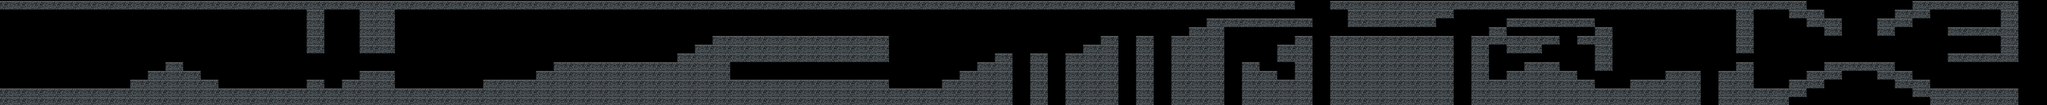

The image is a tile-based game level rendered from a .tmx file. Its description and complete source (layers, tilesets, objects, tile grids) follow:
An orthogonal 116x12 tile map with 200x100 px tiles, 1 tile layer (Слой тайлов 1), 2 tilesets.

<map version="1.5" tiledversion="1.7.2" orientation="orthogonal" renderorder="right-down" width="116" height="12" tilewidth="200" tileheight="100" infinite="0" nextlayerid="2" nextobjectid="1">
 <tileset firstgid="1" source="platform.tsx" />
 <tileset firstgid="2" source="platform_right.tsx" />
 <layer id="1" name="Слой тайлов 1" width="116" height="12" offsetx="-324" offsety="12">
  <data encoding="csv">
1,1,1,1,1,1,1,1,1,1,1,1,1,1,1,1,1,1,1,1,1,1,1,1,1,1,1,1,1,1,1,1,1,1,1,1,1,1,1,1,1,1,1,1,1,1,1,1,1,1,1,1,1,1,1,1,1,1,1,1,1,1,1,1,1,1,1,1,1,1,1,1,1,1,1,0,0,1,1,1,1,1,1,1,1,1,1,1,1,1,1,1,1,1,1,1,1,1,1,1,1,1,1,1,0,0,0,0,0,0,1,1,1,1,1,1,
1,0,0,0,0,0,0,0,0,0,0,0,0,0,0,0,0,0,0,1,0,0,1,1,0,0,0,0,0,0,0,0,0,0,0,0,0,0,0,0,0,0,0,0,0,0,0,0,0,0,0,0,0,0,0,0,0,0,0,0,0,0,0,0,0,0,0,0,0,0,0,0,0,0,0,0,0,0,1,1,1,1,1,1,0,0,0,0,0,0,0,0,0,0,0,0,0,0,0,0,1,0,0,1,1,0,0,0,0,1,1,0,0,0,0,1,
1,0,0,0,0,0,0,0,0,0,0,0,0,0,0,0,0,0,0,1,0,0,1,1,0,0,0,0,0,0,0,0,0,0,0,0,0,0,0,0,0,0,0,0,0,0,0,0,0,0,0,0,0,0,0,0,0,0,0,0,0,0,0,0,0,0,0,0,0,0,1,1,1,1,1,1,0,0,1,1,1,1,1,0,0,0,0,1,1,1,1,1,0,0,0,0,0,0,0,0,1,0,0,0,1,1,0,0,1,1,0,0,0,0,0,1,
1,0,0,0,0,0,0,0,0,0,0,0,0,0,0,0,0,0,0,1,0,0,1,1,0,0,0,0,0,0,0,0,0,0,0,0,0,0,0,0,0,0,0,0,0,0,0,0,0,0,0,0,0,0,0,0,0,0,0,0,0,0,0,0,0,0,0,0,0,1,1,0,0,0,0,0,0,0,0,0,0,0,0,0,0,0,1,0,0,0,0,0,1,0,0,0,0,0,0,0,1,0,0,0,0,1,0,0,1,0,0,0,1,1,1,1,
1,0,0,0,0,0,0,0,0,0,0,0,0,0,0,0,0,0,0,1,0,0,1,1,0,0,0,0,0,0,0,0,0,0,0,0,0,0,0,0,0,0,1,1,1,1,1,1,1,1,1,1,0,0,0,0,0,0,0,0,0,0,0,0,1,0,1,0,1,1,1,0,0,0,0,1,0,1,1,1,1,1,1,1,0,1,1,1,1,1,0,1,1,0,0,0,0,0,0,0,1,0,0,0,0,0,0,0,0,0,0,0,0,0,0,1,
1,0,0,0,0,0,0,0,0,0,0,0,0,0,0,0,0,0,0,1,0,0,1,1,0,0,0,0,0,0,0,0,0,0,0,0,0,0,0,0,0,1,1,1,1,1,1,1,1,1,1,1,0,0,0,0,0,0,0,0,0,0,0,1,1,0,1,0,1,1,1,0,0,0,1,1,0,1,1,1,1,1,1,1,0,1,0,1,1,0,0,0,1,0,0,0,0,0,0,0,1,0,0,0,0,0,0,0,0,0,0,0,0,0,0,1,
1,0,0,0,0,0,0,0,0,0,0,0,0,0,0,0,0,0,0,0,0,0,0,0,0,0,0,0,0,0,0,0,0,0,0,0,0,0,0,0,1,1,1,1,1,1,1,1,1,1,1,1,0,0,0,0,0,0,1,0,1,0,1,1,1,0,1,0,1,1,1,0,0,0,1,1,0,1,1,1,1,1,1,1,0,1,0,0,0,0,0,0,1,0,0,0,0,0,0,0,0,0,0,0,0,0,0,0,0,0,0,0,1,1,1,1,
1,0,0,0,0,0,0,0,0,0,0,1,0,0,0,0,0,0,0,0,0,0,0,0,0,0,0,0,0,0,0,0,0,1,1,1,1,1,1,1,1,1,1,0,0,0,0,0,0,0,0,0,0,0,0,0,0,1,1,0,1,0,1,1,1,0,1,0,1,1,1,0,1,0,0,1,0,1,1,1,1,1,1,1,0,1,0,0,1,1,0,0,1,0,0,0,0,0,0,0,1,0,0,0,0,1,1,1,1,0,0,0,0,0,0,0,
1,0,0,0,0,0,0,0,0,0,1,1,1,0,0,0,0,0,0,0,0,0,1,1,0,0,0,0,0,0,0,0,1,1,1,1,1,1,1,1,1,1,1,0,0,0,0,0,0,0,0,0,0,0,0,0,1,1,1,0,1,0,1,1,1,0,1,0,1,1,1,0,1,1,0,1,0,1,1,1,1,1,1,1,0,1,0,1,1,1,1,0,0,0,0,0,1,1,0,1,1,0,0,0,1,1,0,0,1,1,0,0,0,0,0,0,
1,0,0,0,0,0,0,0,0,1,1,1,1,1,0,0,0,0,0,1,0,1,1,1,0,0,0,0,0,1,1,1,1,1,1,1,1,1,1,1,1,1,1,1,1,1,1,1,1,1,1,1,0,0,0,1,1,1,1,0,1,0,1,1,1,0,1,0,1,1,1,0,1,1,1,1,0,1,1,1,1,1,1,1,0,1,1,1,1,1,1,1,0,0,1,1,1,1,0,1,1,0,0,1,1,0,0,0,0,1,1,0,0,0,0,0,
1,1,1,1,1,1,1,1,1,1,1,1,1,1,1,1,1,1,1,1,1,1,1,1,1,1,1,1,1,1,1,1,1,1,1,1,1,1,1,1,1,1,1,1,1,1,1,1,1,1,1,1,1,1,1,1,1,1,1,0,1,0,1,1,1,0,1,0,1,1,1,0,1,1,1,1,0,1,1,1,1,1,1,1,0,1,1,1,1,1,1,1,1,1,1,1,1,1,0,1,1,1,1,1,0,0,0,0,0,0,1,1,1,1,1,1,
1,1,1,1,1,1,1,1,1,1,1,1,1,1,1,1,1,1,1,1,1,1,1,1,1,1,1,1,1,1,1,1,1,1,1,1,1,1,1,1,1,1,1,1,1,1,1,1,1,1,1,1,1,1,1,1,1,1,1,0,1,0,1,1,1,0,1,0,1,1,1,0,1,1,1,1,0,1,1,1,1,1,1,1,0,1,1,1,1,1,1,1,1,1,1,1,1,1,0,1,1,1,1,0,0,0,0,0,0,0,0,1,1,1,1,1
</data>
 </layer>
</map>